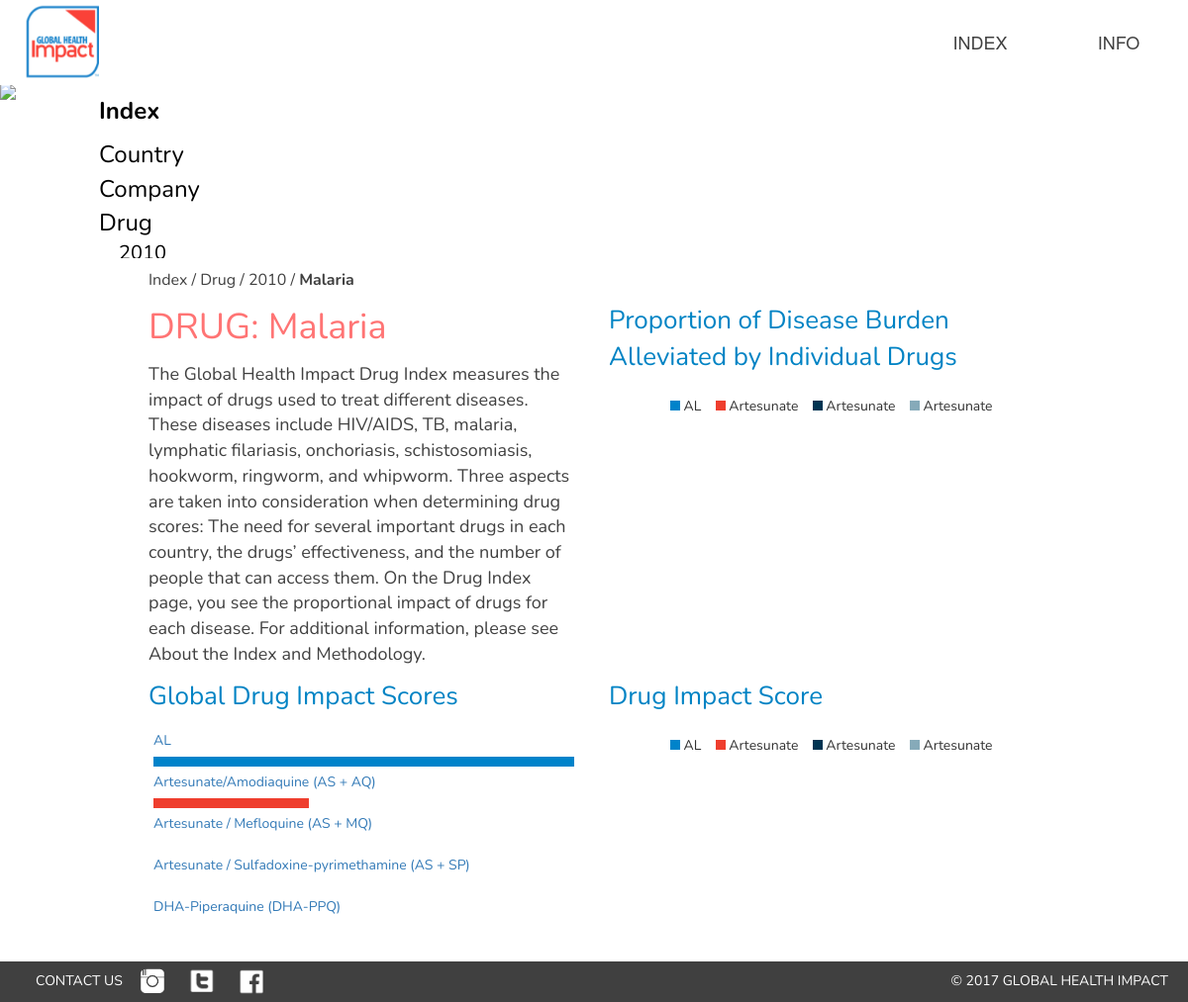
/index/drug/2010/malaria, run on the app's committed database.
### tables this page shows
CREATE TABLE drugr2010
            (drug text, company text, tb real, malaria real, hiv real, roundworm real, hookworm real, whipworm real, schistosomiasis real, onchocerciasis real, lf real, total real);

### flask_app.py (the view, shortened to what this page needs)
@app.route('/index/drug/<year>/<disease>')
def drug(year,disease):
    drugcolors = ['#FFB31C', '#0083CA', '#EF3E2E', '#003452', '#86AAB9', '#CAEEFD', '#546675', '#8A5575', '#305516',
                  '#B78988', '#BAE2DA', '#B1345D', '#5B75A7', '#906F76', '#C0E188', '#DE9C2A', '#F15A22', '#8F918B',
                  '#F2C2B7',
                  '#F7C406', '#B83F98', '#548A9B', '#D86375', '#F1DBC6', '#0083CA', '#7A80A3', '#CA8566', '#A3516E',
                  '#1DF533', '#510B95', '#DFF352', '#F2C883', '#E3744D', '#26B2BE', '#5006BA', '#B99BCF', '#DC2A5A',
                  '#D3D472', '#2A9DC4', '#C25C90', '#65A007', '#FE3289', '#C6DAB5', '#DDF6AC', '#B7E038', '#1ADBBD', '#3BC6D5',
                  '#0ACD57', '#22419F', '#D47C5B']
    piedata = []
    drugg = []
    pielabb = []
    g.db = connect_db()
    if disease == 'all':
        drugg = 'ALL'
        if year == '2010':
            cur = g.db.execute(' select drug, total from drugr2010 ')
        elif year == '2013':
            cur = g.db.execute(' select drug, total from drugr2013 ')
    else:
        drugg = diseasedict[disease]
        if year == '2010':
            if disease == 'malaria':
                cur = g.db.execute(' select drug, malaria from drugr2010 ')
            elif disease == 'hiv':
                cur = g.db.execute(' select drug, hiv from drugr2010 ')
            elif disease == 'tb':
                cur = g.db.execute(' select drug, tb from drugr2010 ')
            elif disease == 'roundworm':
                cur = g.db.execute(' select drug, roundworm from drugr2010 ')
            elif disease == 'hookworm':
                cur = g.db.execute(' select drug, hookworm from drugr2010 ')
            elif disease == 'whipworm':
                cur = g.db.execute(' select drug, hookworm from drugr2010 ')
            elif disease == 'schistosomiasis':
                cur = g.db.execute(' select drug, schistosomiasis from drugr2010 ')
            elif disease == 'onchocerciasis':
                cur = g.db.execute(' select drug, onchocerciasis from drugr2010 ')
            elif disease == 'lf':
                cur = g.db.execute(' select drug, lf from drugr2010 ')
    piee = cur.fetchall()
    impactpie = []
    for k in piee:
        drug = k[0]
        score = k[1]
        t = [drug,score]
        if score > 0:
            piedata.append(t)
    sortedpie2 = sorted(piedata, key=lambda xy: xy[1], reverse=True)
    maxrow = sortedpie2[0]
    if maxrow[0] == 'Unmet Need':
        maxrow = sortedpie2[1]
    maxval = maxrow[1]
    c = 0
    for row in sortedpie2:
        perc = (row[1] / maxval) * 100
        row.append(perc)
        color = drugcolors[c]
        row.append(color)
        c+=1
        if row[0] != 'Unmet Need':
            impactpie.append(row)
    lablist = []
    pielabb = []
    for k in impactpie:
        labit = []
        drug = k[0]
        score = k[1]
        color = k[3]
        shortdrug = drug[0:10]
        labit.append(drug)
        labit.append(shortdrug)
        labit.append(color)
        labit.append(score)
        lablist.append(labit)
    labrow = []
    xx = 0
    if len(lablist) < 4:
        pielabb.append(lablist)
    else:
        for item in lablist:
            labrow.append(item)
            xx += 1
            if xx % 4 == 0:
                pielabb.append(labrow)
                labrow = []
                xx = 0
    g.db.close()
    speclocate = [year,drugg,disease]
    return render_template('drug.html', data=piedata, drug=drugg, navsub=3, showindex=1, pielabb=pielabb, drugcolors=drugcolors, speclocate = speclocate, scrolling=1, impactpie=impactpie, sortedpie2 = sortedpie2)

### flask_app.py (called while the page is built)
def connect_db():
    return sqlite3.connect('/home/globalhealth/mysite/ghi.db')

@app.before_request
def before_request():
    g.db = connect_db()

@app.after_request
def after_request(response):
    g.db.close()
    return response

@app.teardown_appcontext
def close_connection(exception):
    db = getattr(g, '_database', None)

### templates/drug.html (shortened to what this page needs)
{% extends "layout.html" %}
{% block frontimg %}
<img id="fore" src="{{ url_for('static',filename='img/drug.jpg') }}" />
{% endblock%}
{% block content %}
<div class="currentlocation">
<p class="pagetitle">Index / <a href="/index/drug" class="pagetitle">Drug</a> / <a href="/index/drug/{{ speclocate.0 }}/all" class="pagetitle">{{ speclocate.0 }}</a> / <a href="/index/drug/{{ speclocate.0 }}/{{ speclocate.2 }}" class="titlebold">{{ speclocate.1 }}</a></p>
</div>
<div class="row">
    <div class="col-sm-6">
        <p class="redtxt">DRUG: {{ drug }}</p>
        <p class="txtcontent">The Global Health Impact Drug Index measures the impact of drugs used to treat different diseases. These diseases include HIV/AIDS, TB, malaria, lymphatic filariasis, onchoriasis, schistosomiasis, hookworm, ringworm, and whipworm. Three aspects are taken into consideration when determining drug scores: The need for several important drugs in each country, the drugs’ effectiveness, and the number of people that can access them. On the Drug Index page, you see the proportional impact of drugs for each disease. For additional information, please see About the Index and Methodology.</p>
    </div>
    <div class="col-sm-6">
        <p class="bluetxt" style="font-size:26px; !important">Proportion of Disease Burden Alleviated by Individual Drugs</p>
        <div class="piewrap">
            <div id="piediv" class="piechart">
            </div>
        </div>
        <div class="pielegend" style="max-height:80px;overflow-y:scroll">
            <table style="margin:auto">
                {% for row in pielabb %}
                <tr style="float:center">
                    {% for item in row %}
                    <td class="tablecell leftcell"><div class="colorbox" style="background-color:{{ item.2 |safe }};"></div></td>
                    <td class="tablecell legendtxt" title="{{ item.0 |safe }}: {{ item.3 |safe }}">{{ item.1 |safe }}</td>
                    {% endfor %}
                </tr>
                {% endfor %}
            </table>
        </div>
    </div>
</div>
<div class="row">
    <div class="col-sm-6">
        <p class="bluetxt" style="font-size:26px; !important">Global Drug Impact Scores</p>
        <div id="chart_div">
            {% for drug in impactpie %}
            <a onclick="bargoclick({{ loop.index }});" title="{{ drug.0 }}: {{ drug.1 }}">
                <div id="" style="padding-top: 2px; font-family: 'Nunito','sans-serif';">{{ drug.0 }}</div>
                <div style="width: {{ drug.2 }}%;background-color:{{ drug.3 }};height: 10px;display:inline-block;font-size:0;margin-right:-4px;"></div>
            </a>
            {% endfor %}
            </div><br>
    </div>
    <div class="col-sm-6">
        <p class="bluetxt" style="font-size:26px; !important">Drug Impact Score</p>
        <div class="piewrap">
            <div id="pie2div" class="piechart">
            </div>
        </div>
        <div class="pielegend">
            <table style="margin:auto">
                {% for row in pielabb %}
                <tr style="float:center">
                    {% for item in row %}
                    <td class="tablecell leftcell"><div class="colorbox" style="background-color:{{ item.2 |safe }};"></div></td>
                    <td class="tablecell legendtxt" title="{{ item.0 |safe }}: {{ item.3 |safe }}">{{ item.1 |safe }}</td>
                    {% endfor %}
                </tr>
                {% endfor %}
            </table>
        </div>
    </div>
</div>
{% endblock %}

### static/stylesheet.css (style rules this page uses)
body { font-family: 'Nunito', sans-serif; }
.redtxt { font-size: 36px; color: #FF7474; font-family: 'Nunito', sans-serif; }
.bluetxt { font-size: 36px; color: #0083C4; font-family: 'Nunito', sans-serif; }
.txtcontent { font-size: 18px; color: #404040; font-family: 'Nunito', sans-serif; }
#fore { position: fixed; z-index: 1; width: 100vw; }
.piechart { margin: auto; padding: 5px; max-height:200px; z-index: -1; }
.piewrap { max-height: 300px; overflow:hidden; margin:auto 0; }
.pielegend { max-height:80px; overflow-y:scroll; position: relative; overflow-x:hidden; z-index:9999; }
#chart_div { width: 100%; max-height: 325px; overflow-y: auto; overflow-x: hidden; padding:5px; }
.pagetitle { position:relative; font-family: 'Nunito', sans-serif; color:#404040; font-size:16px; }
.titlebold { position:relative; font-weight:bold; font-family: 'Nunito', sans-serif; color:#404040; font-size:16px; }
.currentlocation { margin-top:10px; }
.legendtxt { font-size: 14px; display: inline-block; font-family: 'Nunito', sans-serif; text-align: center; padding-left:3px; }
.colorbox { width:10px; height:10px; display:inline-block; float:left; }
.leftcell { padding-left: 15px; }

### data on the page
drugr2010: drug "AL", {{ drug.2 }} 100.0 (drawn)
drugr2010: item "Artesunate", drug "Artesunate/Amodiaquine (AS + AQ)", {{ drug.2 }} 36.9564468073814 (drawn)
drugr2010: item "Artesunate", drug "Artesunate / Mefloquine (AS + MQ)"
drugr2010: item "Artesunate", drug "Artesunate / Sulfadoxine-pyrimethamine (AS + SP)"
drugr2010: drug "DHA-Piperaquine (DHA-PPQ)"

### other printed values
{{ speclocate.0 }} "2010"
{{ speclocate.1 }} "Malaria"
{{ drug }} "Malaria"
